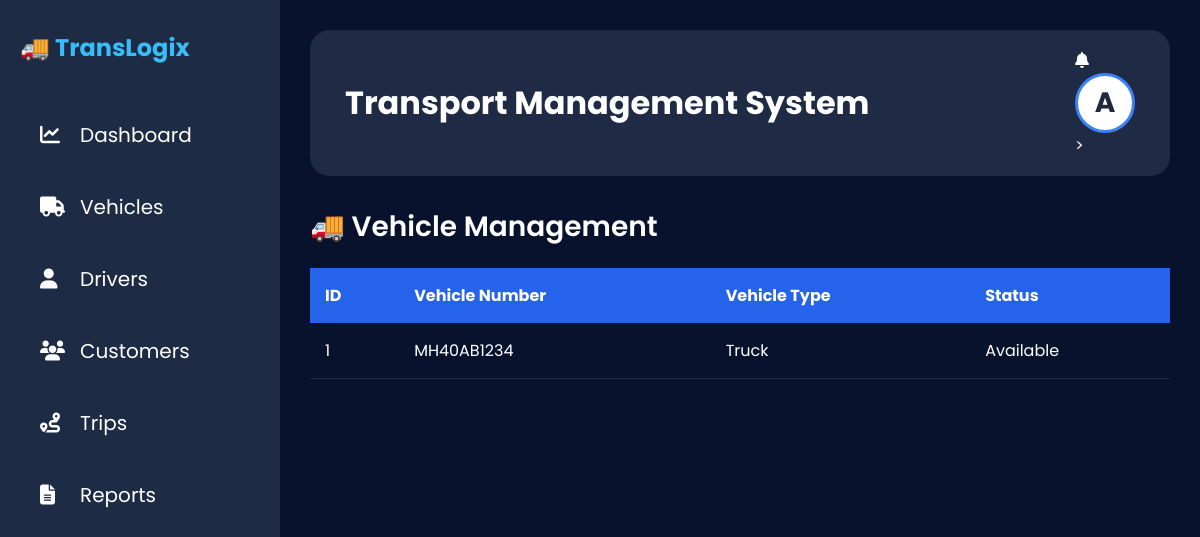
Page /vehicles on the committed database.
### app.py (models this page shows)
class Vehicle(db.Model):
    id = db.Column(db.Integer, primary_key=True)
    vehicle_no = db.Column(db.String(50), nullable=False)
    vehicle_type = db.Column(db.String(50))
    status = db.Column(db.String(50))

### app.py (the view)
@app.route("/vehicles")
def vehicles():
    return render_template(
        "vehicles.html",
        vehicles=Vehicle.query.all()
    )

### app.py (called while the page is built)
@app.context_processor
def inject_user():
    user = None
    if session.get("user_id"):
        user = User.query.get(session["user_id"])
    return dict(current_user=user)

### templates/vehicles.html
{% extends "base.html" %}
{% block content %}
<h2 class="page-title">
    🚚 Vehicle Management
</h2>
<table class="table">
    <thead>
        <tr>
            <th>ID</th>
            <th>Vehicle Number</th>
            <th>Vehicle Type</th>
            <th>Status</th>
        </tr>
    </thead>
    <tbody>
        {% for v in vehicles %}
        <tr>
            <td>{{ v.id }}</td>
            <td>{{ v.vehicle_no }}</td>
            <td>{{ v.vehicle_type }}</td>
            <td>{{ v.status }}</td>
        </tr>
        {% endfor %}
    </tbody>
</table>
{% endblock %}

### static/css/style.css (style rules this page uses)
* { margin:0; padding:0; box-sizing:border-box; font-family:'Poppins',sans-serif; }
body { background:#08122d; color:white; display:flex; min-height:100vh; }
table { width:100%; border-collapse:collapse; }
table th { background:#2563eb; color:white; padding:15px; text-align:left; }
table td { padding:15px; border-bottom:1px solid rgba(255,255,255,.1); }
.page-title { font-size:28px; margin-bottom:20px; font-weight:600; }

### rows in the picture
Vehicle: id "1", vehicle_no "MH40AB1234", vehicle_type "Truck", status "Available"
